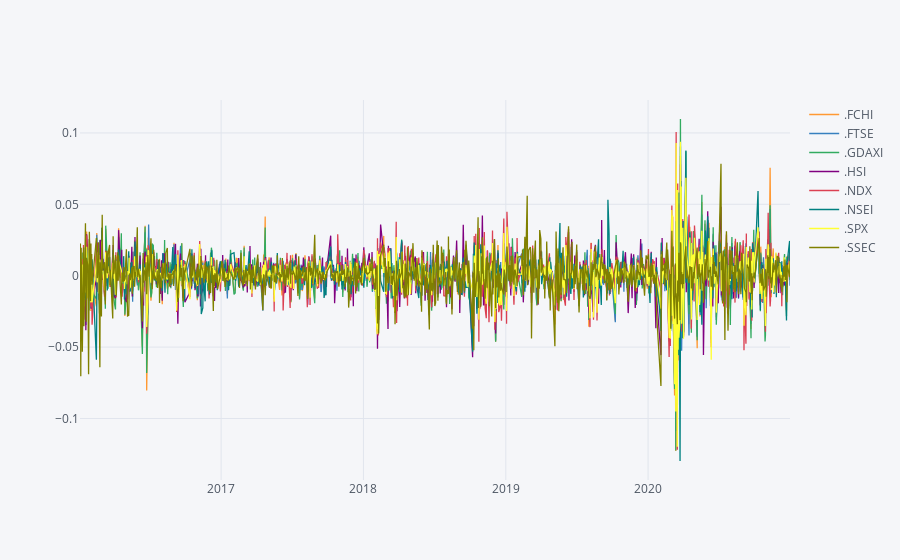

Source (notebook cell):
### Code cell
fd.plot_rets()

### Figure 1 — Plotly figure (JSON) as saved in the notebook; plotly's stock layout.template omitted (floating-point values rounded to 4 significant figures; data arrays with more than 128 entries replaced by an {"elided": "..."} marker saying what was removed)
{"data": [{"line": {"color": "rgba(255, 153, 51, 1.0)", "dash": "solid", "shape": "linear", "width": 1.3}, "mode": "lines", "name": ".FCHI", "text": "", "type": "scatter", "x": {"elided": "1084 str values"}, "y": {"elided": "1084 float values"}}, {"line": {"color": "rgba(55, 128, 191, 1.0)", "dash": "solid", "shape": "linear", "width": 1.3}, "mode": "lines", "name": ".FTSE", "text": "", "type": "scatter", "x": {"elided": "1084 str values"}, "y": {"elided": "1084 float values"}}, {"line": {"color": "rgba(50, 171, 96, 1.0)", "dash": "solid", "shape": "linear", "width": 1.3}, "mode": "lines", "name": ".GDAXI", "text": "", "type": "scatter", "x": {"elided": "1084 str values"}, "y": {"elided": "1084 float values"}}, {"line": {"color": "rgba(128, 0, 128, 1.0)", "dash": "solid", "shape": "linear", "width": 1.3}, "mode": "lines", "name": ".HSI", "text": "", "type": "scatter", "x": {"elided": "1084 str values"}, "y": {"elided": "1084 float values"}}, {"line": {"color": "rgba(219, 64, 82, 1.0)", "dash": "solid", "shape": "linear", "width": 1.3}, "mode": "lines", "name": ".NDX", "text": "", "type": "scatter", "x": {"elided": "1084 str values"}, "y": {"elided": "1084 float values"}}, {"line": {"color": "rgba(0, 128, 128, 1.0)", "dash": "solid", "shape": "linear", "width": 1.3}, "mode": "lines", "name": ".NSEI", "text": "", "type": "scatter", "x": {"elided": "1084 str values"}, "y": {"elided": "1084 float values"}}, {"line": {"color": "rgba(255, 255, 51, 1.0)", "dash": "solid", "shape": "linear", "width": 1.3}, "mode": "lines", "name": ".SPX", "text": "", "type": "scatter", "x": {"elided": "1084 str values"}, "y": {"elided": "1084 float values"}}, {"line": {"color": "rgba(128, 128, 0, 1.0)", "dash": "solid", "shape": "linear", "width": 1.3}, "mode": "lines", "name": ".SSEC", "text": "", "type": "scatter", "x": {"elided": "1084 str values"}, "y": {"elided": "1084 float values"}}], "layout": {"legend": {"bgcolor": "#F5F6F9", "font": {"color": "#4D5663"}}, "paper_bgcolor": "#F5F6F9", "plot_bgcolor": "#F5F6F9", "title": {"font": {"color": "#4D5663"}}, "xaxis": {"gridcolor": "#E1E5ED", "showgrid": true, "tickfont": {"color": "#4D5663"}, "title": {"font": {"color": "#4D5663"}, "text": ""}, "zerolinecolor": "#E1E5ED"}, "yaxis": {"gridcolor": "#E1E5ED", "showgrid": true, "tickfont": {"color": "#4D5663"}, "title": {"font": {"color": "#4D5663"}, "text": ""}, "zerolinecolor": "#E1E5ED"}}}
